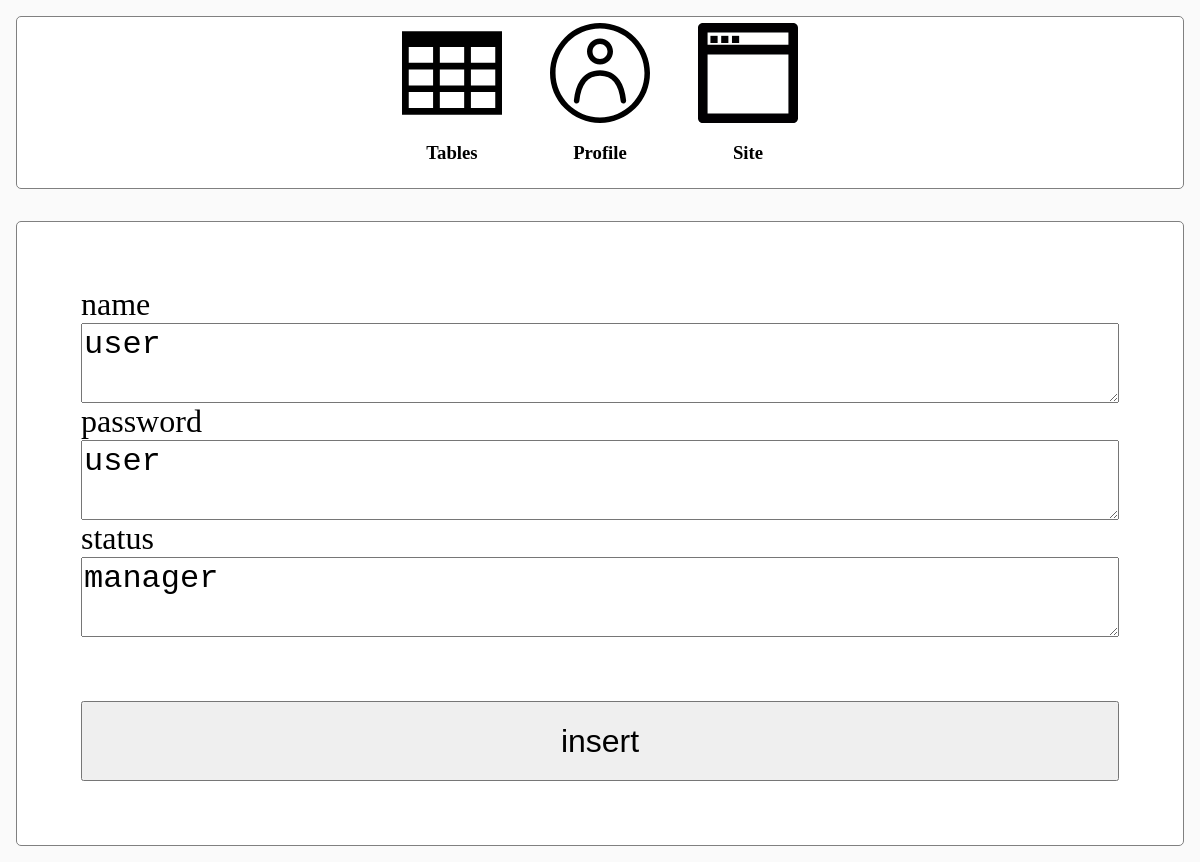
Page /edit.php?name=Users&id=2 (signed in) on the earlier database version.
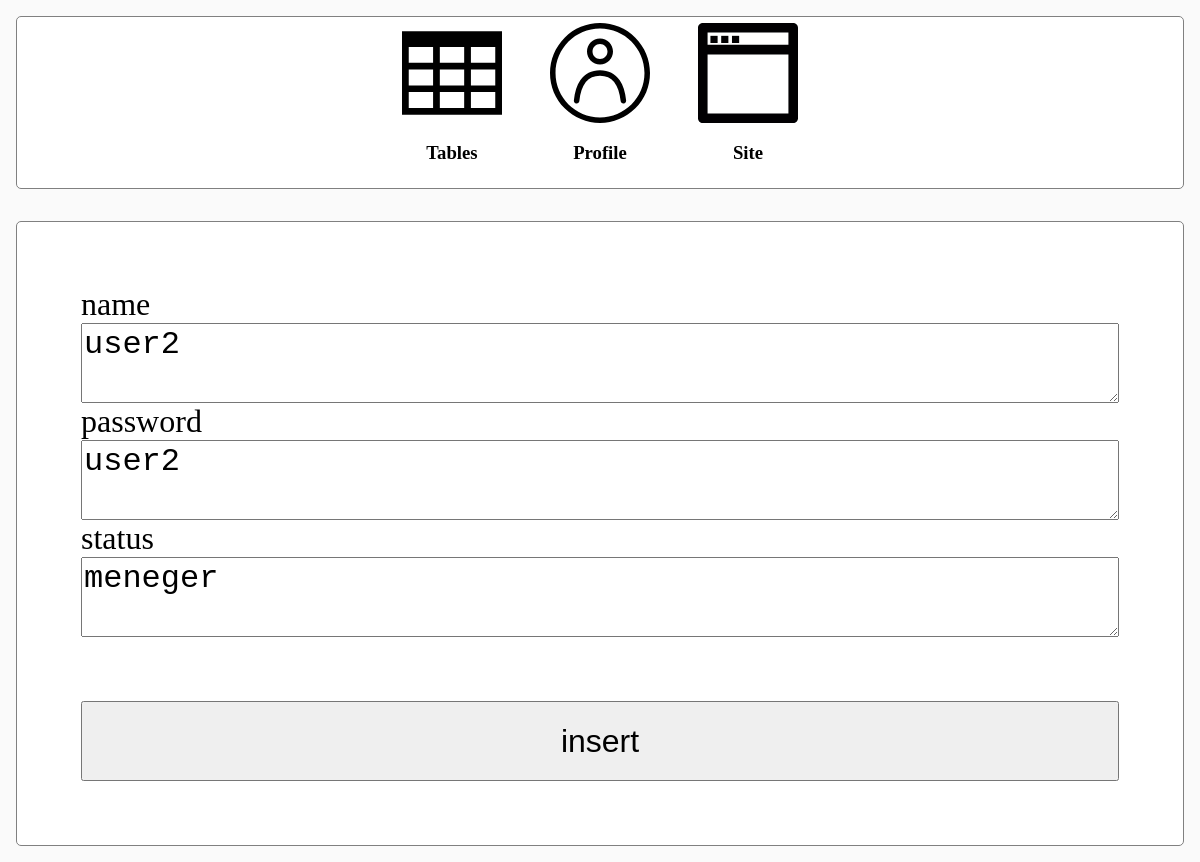
Same page on the later database version.
### tables this page shows
CREATE TABLE "Users" ("id"	INTEGER NOT NULL UNIQUE,"name"	TEXT,"password"	INTEGER,"status"	TEXT,PRIMARY KEY("id" AUTOINCREMENT));

### edit.php (the view, shortened to what this page needs)
<!DOCTYPE html>
<html lang="en">
<head>
	<link rel="stylesheet" href="style.css">
</head>
<body>
	<?php include 'res/templates/sidebar.php'; ?>
	<div class="content">
		<form action="" method="POST" class="edit_form">
			<?php
				$pdo = new PDO('sqlite:'.DB_NAME);
				$statement = $pdo->query("SELECT * FROM ".$_GET['name']." WHERE id=".$_GET["id"]);
				$rows = $statement->fetchAll(PDO::FETCH_ASSOC);
				foreach ($rows[0] as $key => $value) {
					if ($key != "id") {
			?>
						<div class="line">
							<label><?php echo $key ?></label>
							<textarea type="text" name="<?php echo $key; ?>"><?php echo $value ?></textarea>
						</div>
			<?php
				 	}
				}
			?>
			<input type="submit" value="insert">
		</form>
	</div>
</body>
</html>

### res/templates/sidebar.php
<div class="sidebar">
		<div class="sidebar_line">
			<div class="sidebar_item">
				<a href="<?php echo ADMIN_REF_PREFIX ?>">
					<img src="res/svg/table.svg" alt="">
					<h3 class="text">Tables</h3>
				</a>
			</div>
			<div class="sidebar_item">
				<a href="<?php echo ADMIN_REF_PREFIX ?>/profile.php">
					<img src="res/svg/user.svg" alt="">
					<h3 class="text">Profile</h3>
				</a>
			</div>
			<div class="sidebar_item">
				<a href="<?php echo SITE_REF_PREFIX ?>">
					<img src="res/svg/page.svg" alt="">
					<h3 class="text">Site</h3>
				</a>
			</div>
		</div>
	</div>

### style.css (style rules this page uses)
a { text-decoration: none; }
body { background-color: #FAFAFA; margin: 0; padding: 0; width: 100%; display: flex; justify-content: center; flex-direction: column; }
.sidebar { display: flex; justify-content: center; margin: 16px; width: auto; border: 1px solid grey; border-radius: 5px; background-color: #FFF; }
.sidebar .sidebar_line { display: flex; justify-content: center; }
.sidebar .sidebar_line a { display: flex; justify-content: center; flex-direction: column; text-align: center; margin: 6px; color: black; margin-left: 24px; margin-right: 24px; }
.sidebar .sidebar_line img { width: 100px; height: 100px; }
.content { margin: 16px; width: auto; border: 1px solid grey; border-radius: 5px; background-color: #FFF; padding: 64px; display: flex; justify-content: center; flex-direction: column; }
.content .edit_form { display: flex; justify-content: center; flex-direction: column; }
.content .edit_form .line { display: flex; justify-content: center; flex-direction: column; }
.content .edit_form label { font-size: 32px; }
.content .edit_form textarea { max-width: 100%; font-size: 32px; min-height: 80px; box-sizing: border-box; }
.content .edit_form input[type=submit] { margin-top: 64px; max-width: 100%; font-size: 32px; min-height: 80px; }

Differences in the rows shown:
changed users: name "user" → "user2"; password "user" → "user2"; status "manager" → "meneger"
